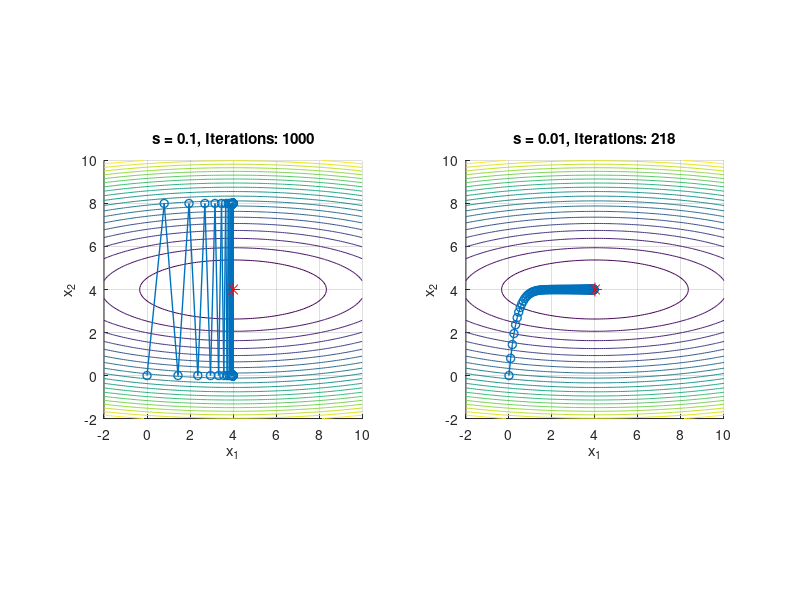

Source code (MATLAB):
% Objective function and its gradient
f = @(x) (x(1) - 4)^2 + 10*(x(2) - 4)^2;
grad_f = @(x) [2*(x(1) - 4); 20*(x(2) - 4)];

% Initialization
x0 = [0; 0];  % Starting point
tol = 1e-3;   % Tolerance for convergence
max_iter = 1000; % Maximum number of iterations
step_sizes = [0.1, 0.01]; % Step sizes to compare

% Prepare for plotting
figure;
for i = 1:2
    s = step_sizes(i);
    x = x0;
    iter = 0;
    x_history = x;

    % Steepest descent iterations
    while true
        grad = grad_f(x);
        x_new = x - s * grad;
        iter = iter + 1;
        x_history = [x_history, x_new]; %#ok<AGROW>

        % Check for convergence
        if norm(x_new - x) < tol || iter >= max_iter
            break;
        end

        x = x_new;
    end

    % Plot the contour and trajectory
    subplot(1, 2, i);
    hold on;
    [X1, X2] = meshgrid(-2:0.1:10, -2:0.1:10);
    F = (X1 - 4).^2 + 10*(X2 - 4).^2;
    contour(X1, X2, F, 20); % Contour plot of the function
    plot(x_history(1, :), x_history(2, :), '-o', 'LineWidth', 1);
    plot(4, 4, 'r*', 'MarkerSize', 10); % Mark the optimal point
    title(['s = ', num2str(s), ', Iterations: ', num2str(iter)]);
    xlabel('x_1');
    ylabel('x_2');
    axis equal;
    grid on;
end
